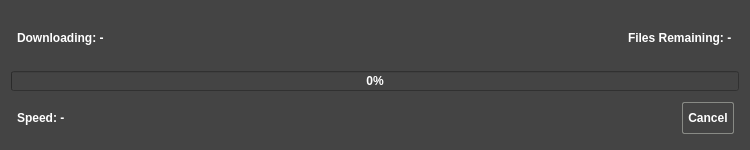
<?xml version="1.0" encoding="UTF-8"?>
<ui version="4.0">
 <class>DialogDownloadFile</class>
 <widget class="QDialog" name="DialogDownloadFile">
  <property name="geometry">
   <rect>
    <x>0</x>
    <y>0</y>
    <width>750</width>
    <height>150</height>
   </rect>
  </property>
  <property name="sizePolicy">
   <sizepolicy hsizetype="Fixed" vsizetype="Fixed">
    <horstretch>0</horstretch>
    <verstretch>0</verstretch>
   </sizepolicy>
  </property>
  <property name="minimumSize">
   <size>
    <width>750</width>
    <height>150</height>
   </size>
  </property>
  <property name="maximumSize">
   <size>
    <width>750</width>
    <height>150</height>
   </size>
  </property>
  <property name="windowTitle">
   <string>Download</string>
  </property>
  <property name="windowIcon">
   <iconset resource="icons.qrc">
    <normaloff>:/browser/icons/VampireHW.png</normaloff>:/browser/icons/VampireHW.png</iconset>
  </property>
  <property name="styleSheet">
   <string notr="true">QWidget
{	
	background-color: #444444;
	font: bold 12px;
	color:  white;
	font: 700 10pt &quot;Comfortaa&quot;;
}
QLabel{
	padding-left: 3px;
	padding-right: 3px;
}

QLineEdit
{
border: 1px solid rgb(136, 138, 133);
}

QPushButton
{
	margin: 5px;
	padding: 5px;
	border: 1px solid rgb(136, 138, 133);
    border-radius: 2px;
	text-align: center;
	min-height: 20px;
}
QPushButton::pressed
{
	background-color: #555555;
}
QPushButton::hover
{
	border: 1px solid #aaaaaa;
}
QGroupBox
{
	padding: 1px;
	margin: 1px;
}

QHeaderView::section
{
	margin: 2px;
	padding: 2px;
}

QMenu::indicator {
    border: 1px inset white;
}
QMenu::indicator:checked {
    border: 1px inset white;
	background: red;
}</string>
  </property>
  <layout class="QVBoxLayout" name="verticalLayout">
   <item>
    <layout class="QHBoxLayout" name="horizontalLayout">
     <item>
      <widget class="QLabel" name="labelDownload">
       <property name="text">
        <string>Downloading: -</string>
       </property>
      </widget>
     </item>
     <item>
      <spacer name="horizontalSpacer">
       <property name="orientation">
        <enum>Qt::Horizontal</enum>
       </property>
       <property name="sizeHint" stdset="0">
        <size>
         <width>40</width>
         <height>20</height>
        </size>
       </property>
      </spacer>
     </item>
     <item>
      <widget class="QLabel" name="labelFilesRemaining">
       <property name="text">
        <string>Files Remaining: -</string>
       </property>
      </widget>
     </item>
    </layout>
   </item>
   <item>
    <widget class="QProgressBar" name="progressBar">
     <property name="maximumSize">
      <size>
       <width>16777215</width>
       <height>20</height>
      </size>
     </property>
     <property name="value">
      <number>0</number>
     </property>
    </widget>
   </item>
   <item>
    <layout class="QHBoxLayout" name="horizontalLayout_2">
     <property name="spacing">
      <number>0</number>
     </property>
     <item>
      <widget class="QLabel" name="labelSpeed">
       <property name="text">
        <string>Speed: -</string>
       </property>
      </widget>
     </item>
     <item>
      <widget class="QDialogButtonBox" name="buttonBox">
       <property name="enabled">
        <bool>true</bool>
       </property>
       <property name="orientation">
        <enum>Qt::Horizontal</enum>
       </property>
       <property name="standardButtons">
        <set>QDialogButtonBox::Cancel</set>
       </property>
      </widget>
     </item>
    </layout>
   </item>
  </layout>
 </widget>
 <resources>
  <include location="icons.qrc"/>
 </resources>
 <connections>
  <connection>
   <sender>buttonBox</sender>
   <signal>accepted()</signal>
   <receiver>DialogDownloadFile</receiver>
   <slot>accept()</slot>
   <hints>
    <hint type="sourcelabel">
     <x>248</x>
     <y>254</y>
    </hint>
    <hint type="destinationlabel">
     <x>157</x>
     <y>274</y>
    </hint>
   </hints>
  </connection>
  <connection>
   <sender>buttonBox</sender>
   <signal>rejected()</signal>
   <receiver>DialogDownloadFile</receiver>
   <slot>reject()</slot>
   <hints>
    <hint type="sourcelabel">
     <x>316</x>
     <y>260</y>
    </hint>
    <hint type="destinationlabel">
     <x>286</x>
     <y>274</y>
    </hint>
   </hints>
  </connection>
 </connections>
</ui>
